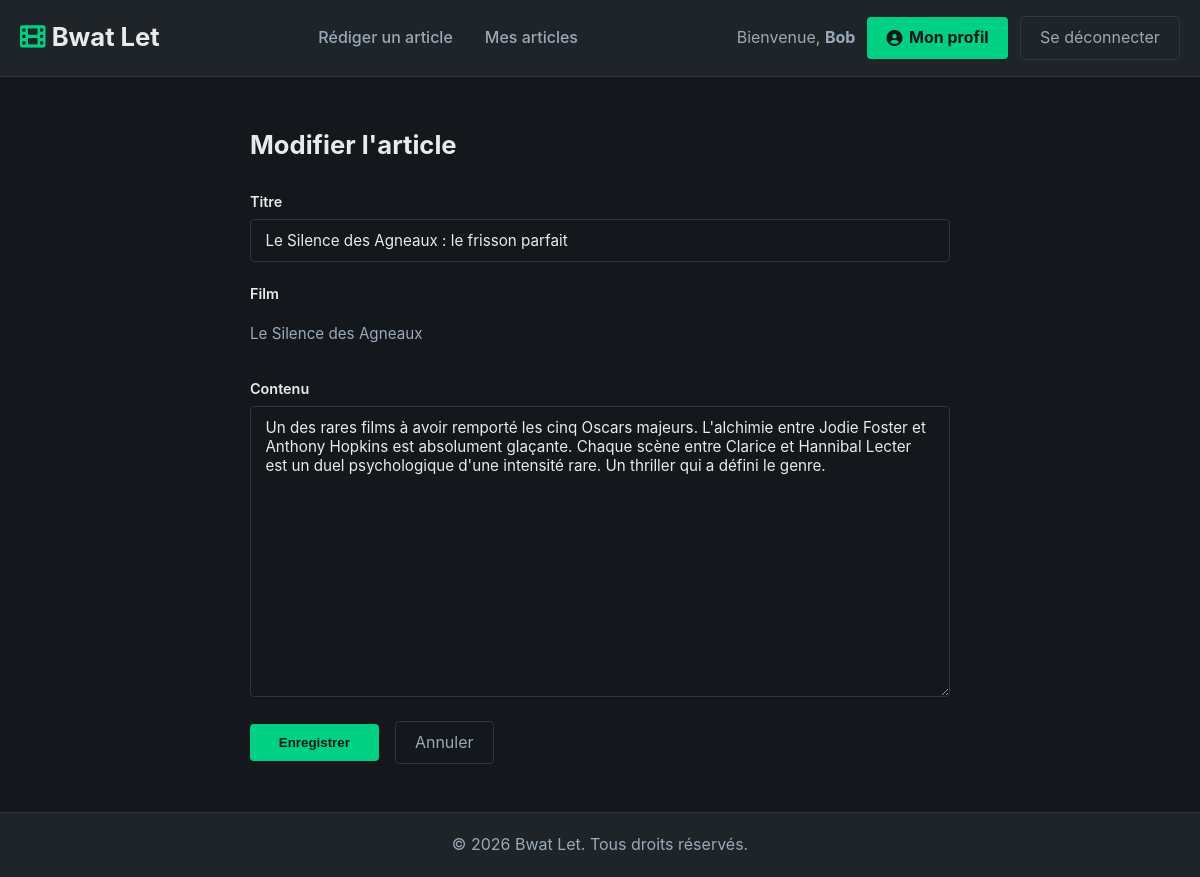
Screenshot of /modifier_article.php?id=7 (signed in) with the database file from the repository.
### tables this page shows
CREATE TABLE `article` (
  `id_article` bigint(20) UNSIGNED NOT NULL,
  `titre` varchar(255) NOT NULL,
  `contenu` text NOT NULL,
  `dateCreation` datetime NOT NULL DEFAULT CURRENT_TIMESTAMP,
  `dateModification` datetime NOT NULL,
  `id_utilisateur` bigint(20) UNSIGNED NOT NULL,
  `id_film` bigint(20) UNSIGNED NOT NULL
);

CREATE TABLE `film` (
  `id_film` bigint(20) UNSIGNED NOT NULL,
  `titre` varchar(255) NOT NULL,
  `synopsis` text NOT NULL,
  `dateSortie` date NOT NULL,
  `duree` int(10) UNSIGNED NOT NULL,
  `paysOrigine` varchar(255) NOT NULL,
  `langue` varchar(255) NOT NULL,
  `affiche` varchar(255) NOT NULL,
  `id_genre` bigint(20) UNSIGNED NOT NULL,
  `id_plateforme` bigint(20) UNSIGNED NOT NULL,
  `id_image` bigint(20) UNSIGNED DEFAULT NULL
);

### php/functions_query.php (called while the page is built, shortened)
<?php
require_once(__DIR__ . '/../includes/functions-DB.php');
function getArticle($mysqli, $id) {
    $id = (int) $id;
    $sql = "SELECT id_article, article.titre AS titreArticle, article.contenu, article.dateCreation,
                 film.id_film, film.titre AS titreFilm, film.synopsis, film.dateSortie, film.duree, film.paysOrigine, film.langue, film.affiche,
                 genre.nomGenre, utilisateurs.login AS auteur,
                 image.chemin AS imageSecondaire
            FROM article INNER JOIN film ON article.id_film = film.id_film
                INNER JOIN genre ON film.id_genre = genre.id_genre
                INNER JOIN utilisateurs ON article.id_utilisateur = utilisateurs.id_utilisateur
                LEFT JOIN image ON film.id_image = image.id_image
            WHERE article.id_article = $id";
    $result = readDB($mysqli, $sql);
    return $result[0] ?? null;
}
function estAuteur($mysqli, $id_article, $id_utilisateur) {
    $id_article     = (int) $id_article;
    $id_utilisateur = (int) $id_utilisateur;
    $sql = "SELECT id_article FROM article
            WHERE id_article     = $id_article
              AND id_utilisateur = $id_utilisateur";
    $result = readDB($mysqli, $sql);
    return !empty($result);
}

### includes/functions-DB.php (called while the page is built, shortened)
<?php
function readDB($connexion, $sql_input) {
    $resultat = mysqli_query($connexion, $sql_input);
    return mysqli_fetch_all($resultat, MYSQLI_ASSOC);
}
?>

### modifier_article.php (the view, shortened to what this page needs)
<?php
require_once("includes/functions-DB.php");
require_once("php/functions_query.php");
$id_article = (int) ($_GET['id'] ?? 0);
$conn   = connectionDB();
$article = getArticle($conn, $id_article);
?>
<!DOCTYPE html>
<html lang="fr">
<head>
    <link rel="stylesheet" href="styles/style.css">
    <link rel="stylesheet" href="https://cdnjs.cloudflare.com/ajax/libs/font-awesome/6.0.0/css/all.min.css">
</head>
<body>
    <?php include("static/header.php"); ?>
    <main>
        <div class="container">
            <div class="form-page">
                <h2>Modifier l'article</h2>
                <form method="POST" action="modifier_article.php?id=<?php echo $id_article; ?>">
                    <div class="form-group">
                        <label for="titre">Titre</label>
                        <input type="text" id="titre" name="titre"
                               value="<?php echo htmlspecialchars($_POST['titre'] ?? $article['titreArticle']); ?>"
                               required>
                    </div>
                    <div class="form-group">
                        <label>Film</label>
                        <p class="form-static"><?php echo htmlspecialchars($article['titreFilm']); ?></p>
                    </div>
                    <div class="form-group">
                        <label for="contenu">Contenu</label>
                        <textarea id="contenu" name="contenu" rows="14" required><?php echo htmlspecialchars($_POST['contenu'] ?? $article['contenu']); ?></textarea>
                    </div>
                    <div class="form-actions">
                        <button type="submit" class="btn-primary">Enregistrer</button>
                        <a href="article.php?id=<?php echo $id_article; ?>" class="btn-login">Annuler</a>
                    </div>
                </form>
            </div>
        </div>
    </main>
    <?php include("static/footer.php"); ?>
</body>
</html>

### styles/style.css (style rules this page uses)
* { margin: 0; padding: 0; box-sizing: border-box; }
:root { --bg: #14181c; --surface: #1f2428; --border: #2e3440; --text: #9ab; --white: #e8eaed; --accent: #00d084; --red: #e05252; }
html { scroll-behavior: smooth; height: 100%; }
body { font-family: -apple-system, BlinkMacSystemFont, "Segoe UI", Roboto, Arial, sans-serif; background-color: var(--bg); color: var(--text); line-height: 1.6; display: flex; flex-direction: column; min-height: 100vh; }
a { text-decoration: none; color: inherit; }
.container { max-width: 1200px; margin: 0 auto; padding: 0 20px; }
.btn-primary { display: inline-block; background-color: var(--accent); color: var(--bg); padding: 0.7rem 1.8rem; border-radius: 4px; font-weight: bold; border: none; cursor: pointer; transition: background-color 0.2s; }
.btn-login, .btn-logout { color: var(--text); border: 1px solid var(--border); padding: 0.5rem 1.2rem; border-radius: 4px; transition: border-color 0.2s, color 0.2s; }
button { cursor: pointer; border: none; transition: background-color 0.2s; }
.form-group { display: flex; flex-direction: column; gap: 0.4rem; margin-bottom: 1.2rem; }
.form-group label { color: var(--white); font-weight: 600; font-size: 0.9rem; }
.form-group input, .form-group select, .form-group textarea { background-color: var(--bg); border: 1px solid var(--border); color: var(--white); padding: 0.7rem 0.9rem; border-radius: 4px; font-family: inherit; font-size: 0.95rem; outline: none; transition: border-color 0.2s; }
.form-group input::placeholder, .form-group textarea::placeholder { color: var(--text); }
.form-static { color: var(--text); padding: 0.7rem 0; font-size: 0.95rem; }
.form-actions { display: flex; gap: 1rem; align-items: center; margin-top: 1.5rem; }
.form-page { max-width: 700px; margin: 3rem auto; }
.form-page h2 { color: var(--white); font-size: 1.6rem; margin-bottom: 1.5rem; }

### rows the page displays
article: titre "Le Silence des Agneaux : le frisson parfait", id_film.titre "Le Silence des Agneaux", contenu "Un des rares films à avoir remporté les cinq Oscars majeurs. L'alchimie entre Jodie Foster et Anthony Hopkins est absolument glaçante. Chaque scène entre Clarice et Hannibal Lecter est un duel psychologique d'une intensité rare. Un thriller qui a défini le genre."

### other values shown
$_SESSION['prenom'] "Bob"
